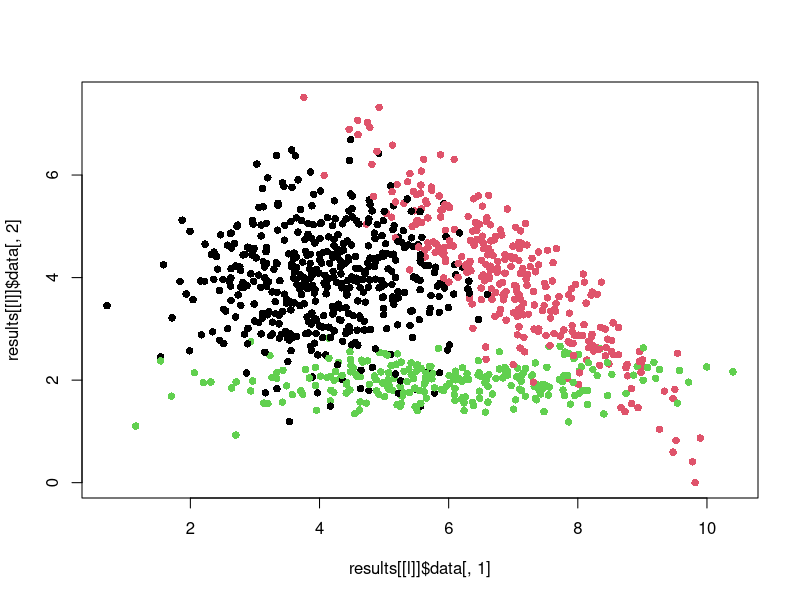
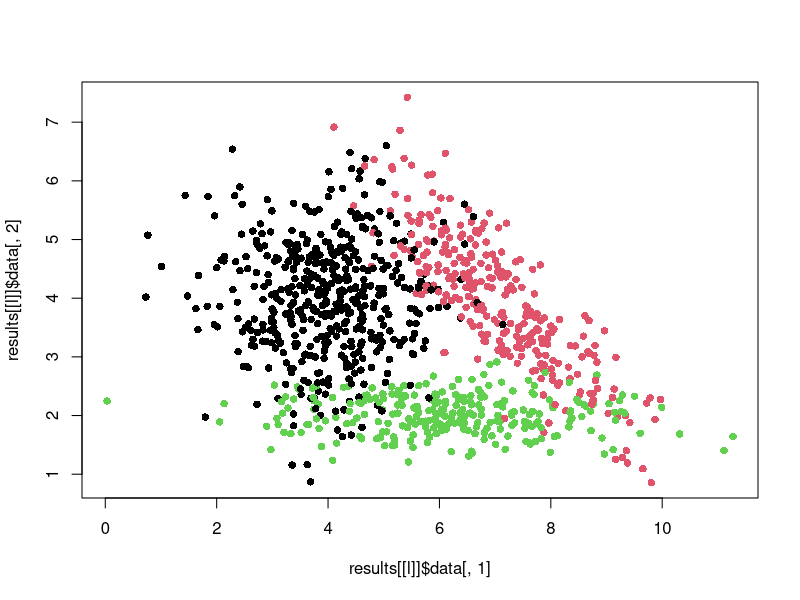
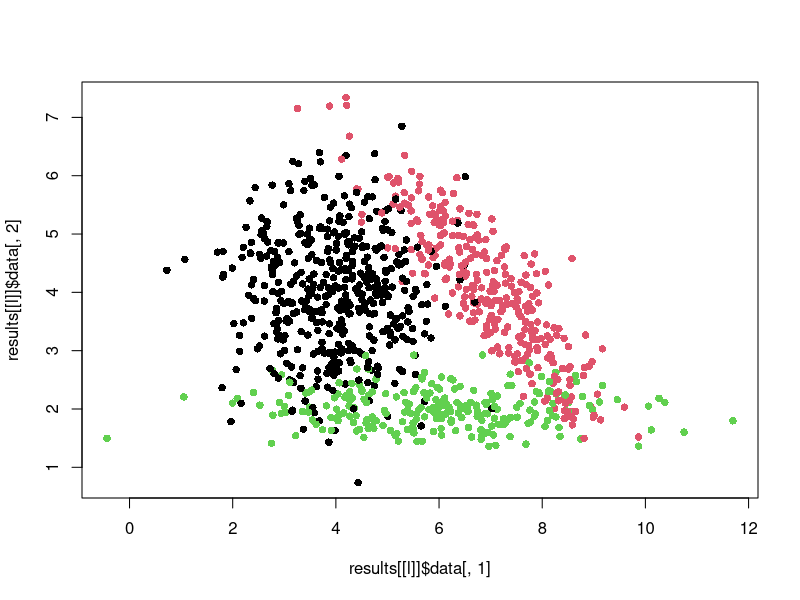
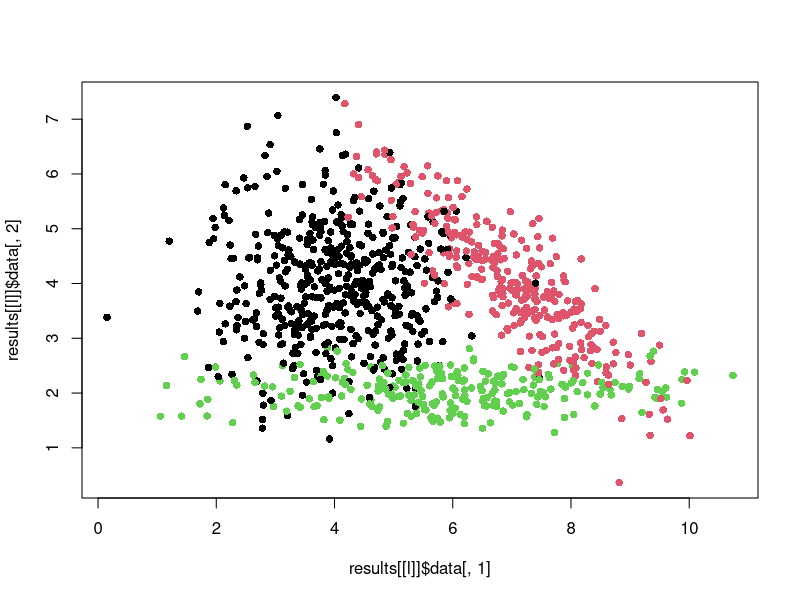
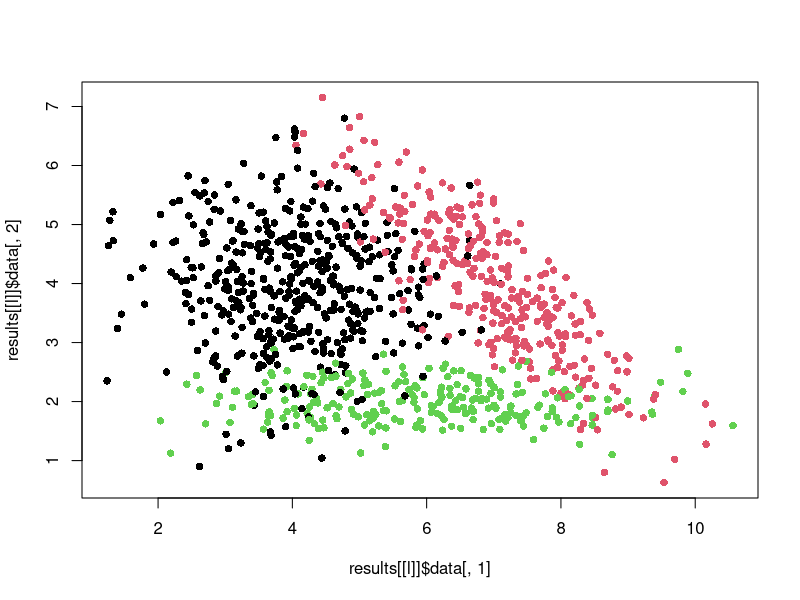
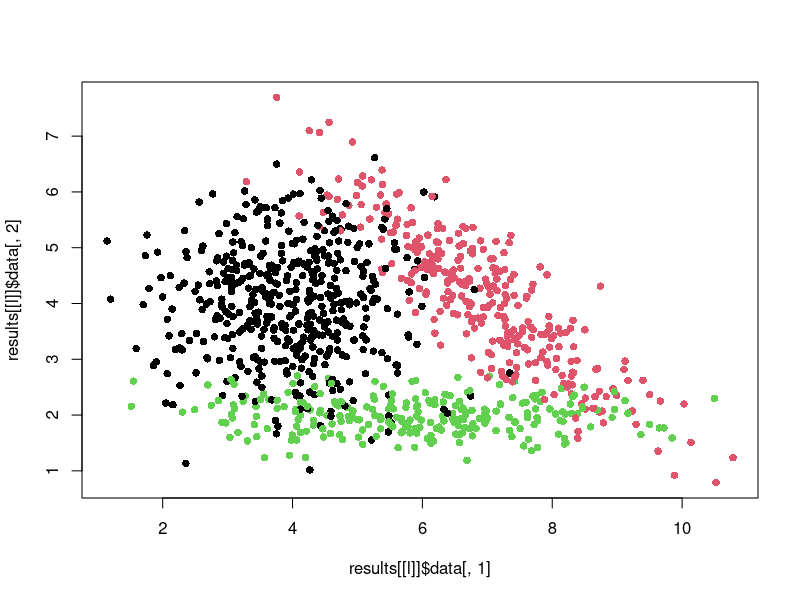
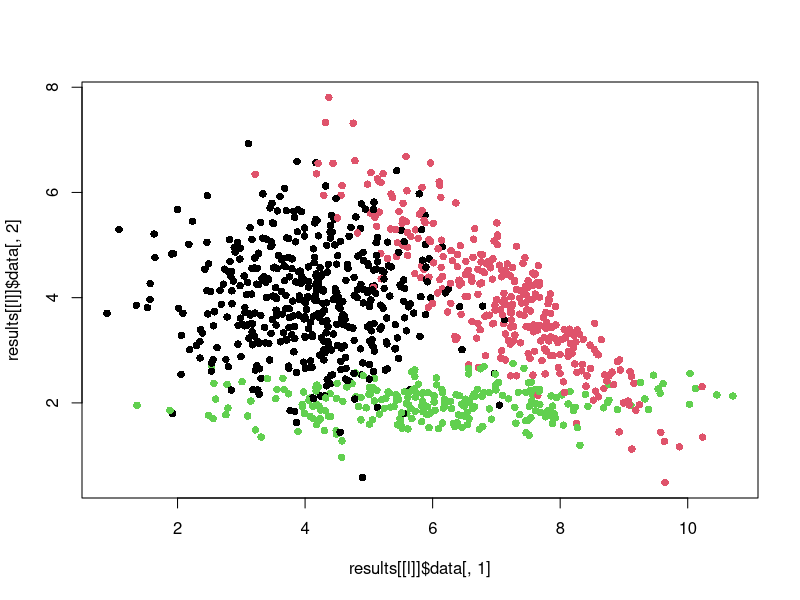
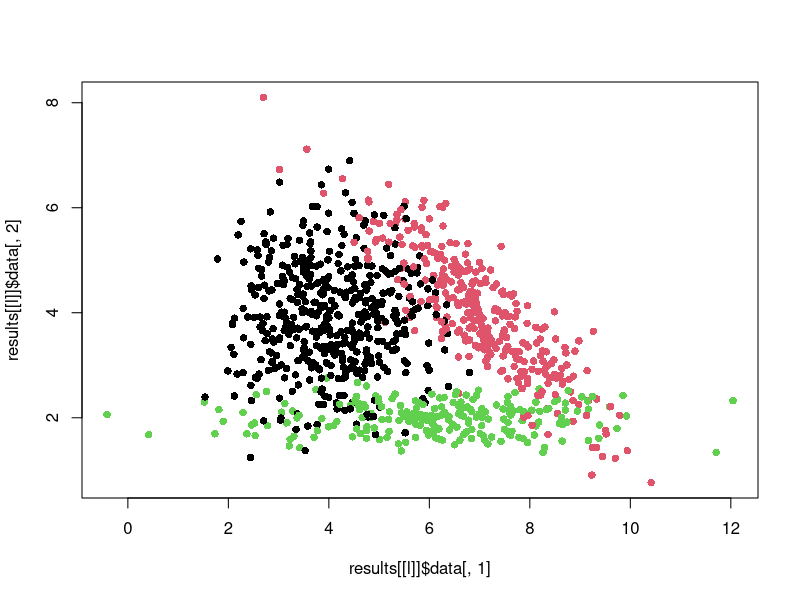

Source code (R) for these figures, in order:
## ---- chunk 1
sessionInfo()
#R version 4.3.1

set.seed(123)

if(!require(MASS)){install.packages("MASS", version = "7.3-60")}
library(MASS)
if(!require(jsonlite)){install.packages("jsonlite", version ="1.8.9")}
library(jsonlite)

# Définir les paramètres
w <- c(0.45, 0.3, 0.25)
mu1 <- c(4, 4)
mu2 <- c(7, 4)
mu3 <- c(6, 2)
C1 <- matrix(c(1, 0, 0, 1), nrow = 2)
R <- matrix(c(cos(pi/4), -sin(pi/4), sin(pi/4), cos(pi/4)), nrow = 2)
C2 <- R %*% matrix(c(2.5, 0, 0, 0.2), nrow = 2) %*% t(R)
C3 <- matrix(c(3, 0, 0, 0.1), nrow = 2)

# Définir le nombre de points de données par itération
n <- 1000

# Définir le nombre d'itérations
L <- 10

# Créer une liste pour stocker les résultats
results <- list()

# Boucle pour générer les données 
for (l in 1:L) {
  # Générer les variables latentes pour les poids
  z <- sample(1:3, n, replace = TRUE, prob = w)

  # Générer les données
  data <- matrix(nrow = n, ncol = 2)
  for (i in 1:n) {
    if (z[i] == 1) {
      data[i, ] <- mvrnorm(1, mu = mu1, Sigma = C1)
    } else if (z[i] == 2) {
      data[i, ] <- mvrnorm(1, mu = mu2, Sigma = C2)
    } else {
      data[i, ] <- mvrnorm(1, mu = mu3, Sigma = C3)
    }
  }

  # Ajouter les résultats à la liste
  results[[l]] <- list(z = z, data = data)
}

# Afficher les résultats
for (l in 1:L) {
  cat("Iteration", l, "\n")
  print(table(results[[l]]$z))
  plot(results[[l]]$data[, 1], results[[l]]$data[, 2], col = results[[l]]$z, pch = 16)
}


# Enregistrer les données au format CSV avec n et L dans le nom
nom_csv <- paste0("data_pfe_n", n, "_L", L, ".csv")
write.csv(data, file = nom_csv, row.names = FALSE)
write.csv(z, file = paste0("Z_pfe_n", n, "_L", L, ".csv"), row.names = FALSE)

# Enregistrer les données au format RDS avec n et L dans le nom
nom_rds <- paste0("data_pfe_n", n, "_L", L, ".rds")
saveRDS(data, file = nom_rds)
saveRDS(z, file = paste0("Z_pfe_n", n, "_L", L, ".rds"))

# Enregistrer les données au format TXT avec n et L dans le nom
nom_txt <- paste0("data_pfe_n", n, "_L", L, ".txt")
write.table(data, file = nom_txt, sep = "\t", row.names = FALSE)
write.table(z, file = paste0("Z_pfe_n", n, "_L", L, ".txt"), sep = "\t", row.names = FALSE)


# Enregistrer les données au format JSON avec n et L dans le nom
nom_json <- paste0("data_pfe_n", n, "_L", L, ".json")
data_json <- toJSON(data, pretty = TRUE)
write(data_json, file = nom_json)
z_json <- toJSON(z, pretty = TRUE)
write(z_json, file = paste0("Z_pfe_n", n, "_L", L,".json"))
